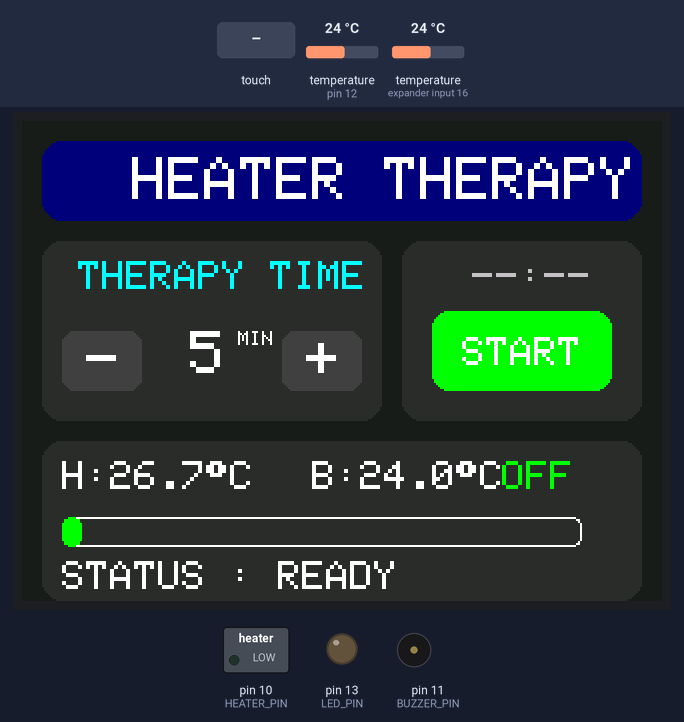
This sketch was run on a simulated Arduino Uno, built with avr-gcc and run on an emulated ATmega328P. Parts: 320×240 colour display, switched loads named in the sketch (green lamp = pin HIGH), output pins drawn as LEDs (lit = HIGH), buzzer (waves = sounding, pin HIGH). Inputs (shaded band) come from the test bench; at power-on: temperature (sensors on pin 12, expander input 16) 24 °C. Pins used as bus, display or sensor lines are not drawn.

Above: at 4.6 s.
4.7 s: touch panel pressed at 62 % / 30 % of its raw x / y range
At 7.8 s:
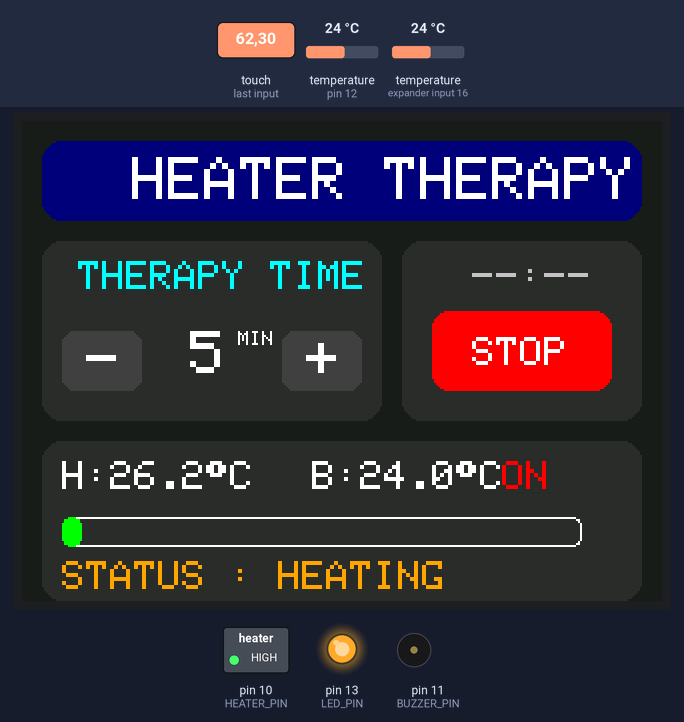
8.4 s: temperature (sensor on pin 12) set to 41 °C
At 9.3 s:
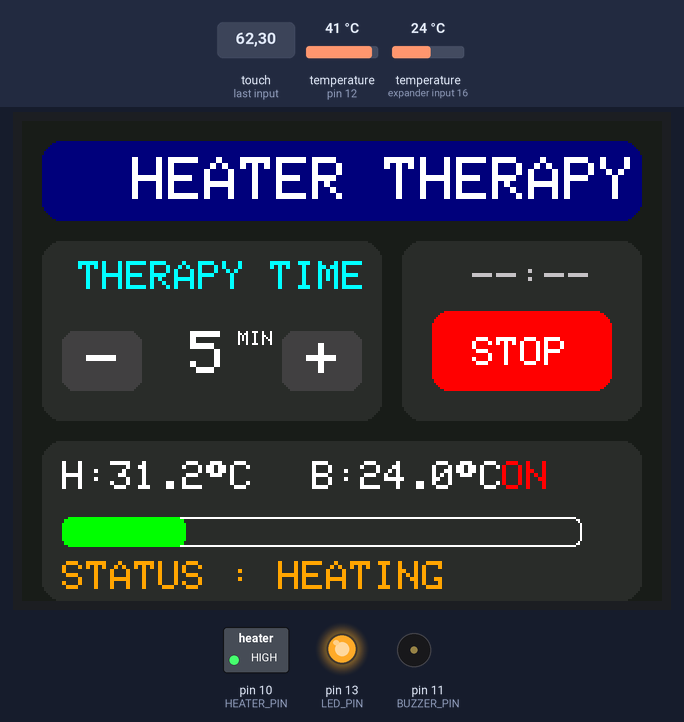
12.1 s: touch panel pressed at 62 % / 30 % of its raw x / y range
At 13.9 s:
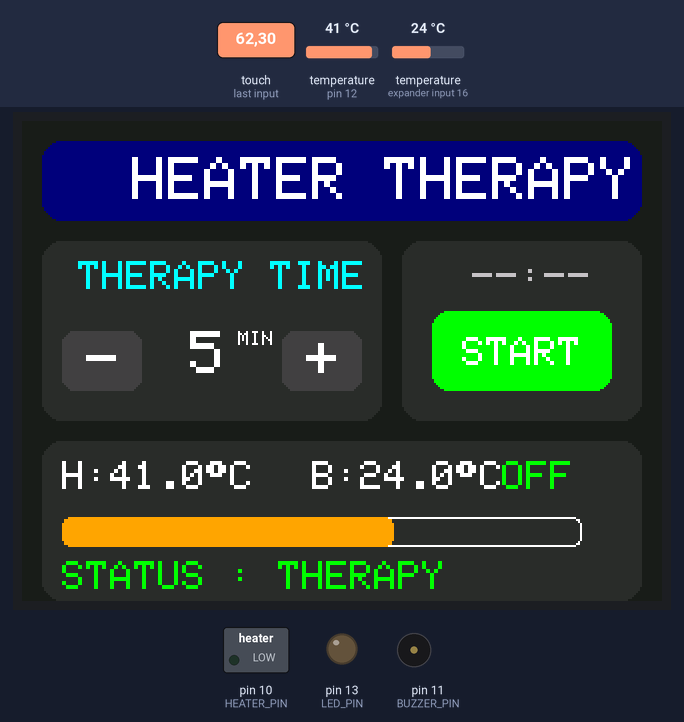
14.8 s: temperature (sensor on expander input 16) set to 12 °C
At 15.5 s:
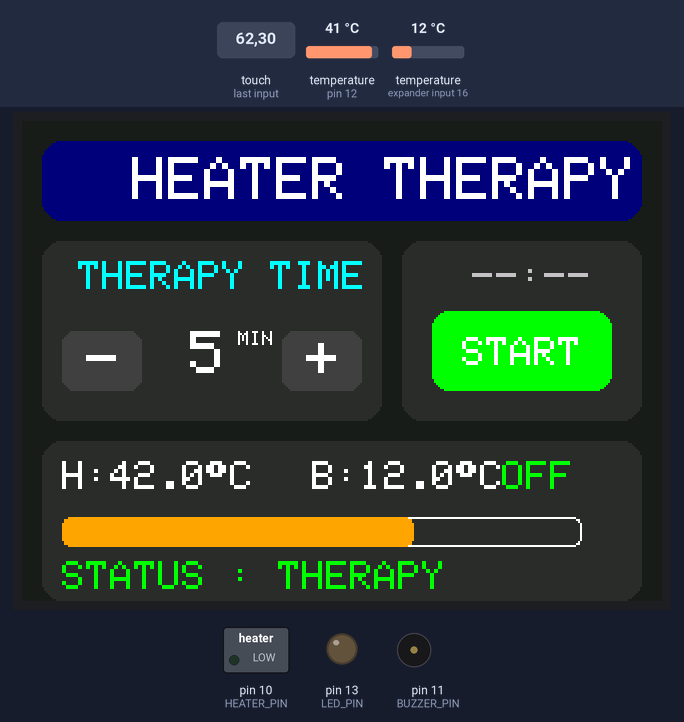
17.2 s: temperature (sensor on pin 12) set to 12 °C
At 17.9 s:
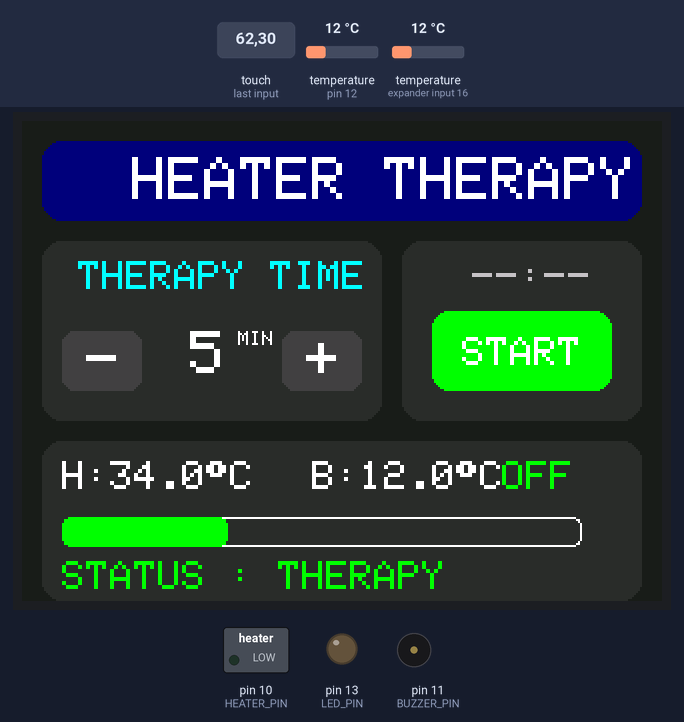
19.6 s: temperature (sensor on expander input 16) set to 19 °C
At 20.3 s:
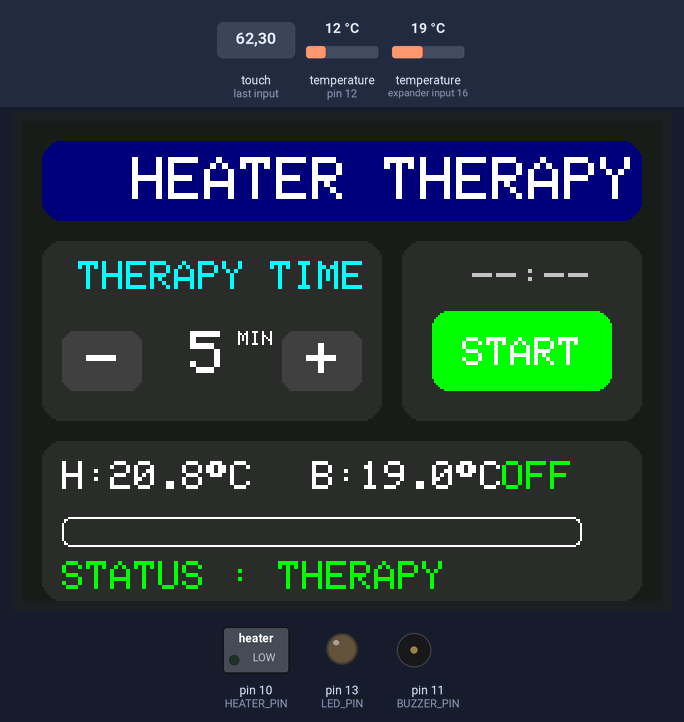
Timing chart, 0 to 22.6 s (numbered marks = the images above; inputs shaded):
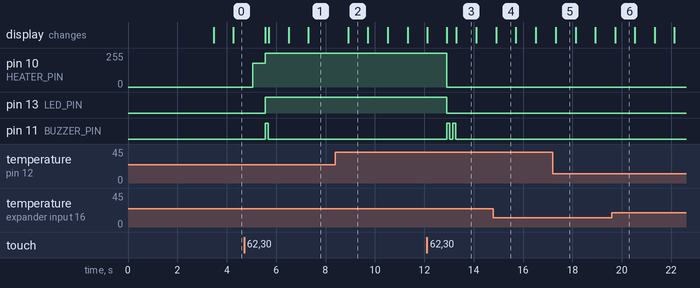

The sketch:

heater_therapy.ino
```cpp
// ======================================================
// HEATER THERAPY FINAL VERSION
// ======================================================
#include <Adafruit_GFX.h>
#include <MCUFRIEND_kbv.h>
#include <TouchScreen.h>
#include <OneWire.h>
#include <DallasTemperature.h>

MCUFRIEND_kbv tft;

// ================= PIN =================

#define HEATER_PIN     10
#define BUZZER_PIN     11
#define LED_PIN        13
#define ONE_WIRE_BUS   12

// ================= SENSOR =================

OneWire oneWire(ONE_WIRE_BUS);
DallasTemperature sensors(&oneWire);

// ================= TOUCH =================

#define MINPRESSURE 200
#define MAXPRESSURE 1000

const int XP = 6, XM = A2, YP = A1, YM = 7;

const int TS_LEFT = 212;
const int TS_RT   = 889;
const int TS_TOP  = 951;
const int TS_BOT  = 230;

TouchScreen ts = TouchScreen(XP, YP, XM, YM, 300);

// ================= COLOR =================

#define BLACK       0x0000
#define WHITE       0xFFFF
#define RED         0xF800
#define GREEN       0x07E0
#define BLUE        0x001F
#define CYAN        0x07FF
#define YELLOW      0xFFE0
#define ORANGE      0xFD20
#define NAVY        0x000F
#define DARKGREY    0x4208
#define LIGHTGREY   0xC618
#define BG          0x18E3
#define CARD        0x2965

// ================= SYSTEM =================

bool heaterOn = false;
bool heaterOutput = false;

bool timerRunning = false;
bool finished = false;

bool overheat = false;
bool overheatBeeped = false;

bool cycleMode = false;

bool lastTouchState = false;

// ================= TIMER =================

int timeOptions[3] = {5,10,20};

int timeIndex = 0;
int setTime = 5;

unsigned long startMillis = 0;
unsigned long lastDisplay = 0;
unsigned long lastTouchTime = 0;

// ================= HEATER CYCLE =================

unsigned long heaterMillis = 0;

bool heaterCycleState = true;

// ================= TEMPERATURE =================

float filteredTemp = 25;

#define TEMP_OFFSET        2.0

#define TARGET_TEMP        39
#define OVERHEAT_TEMP      50

// ======================================================
// TOUCH
// ======================================================

bool getTouch(int &x, int &y)
{
    TSPoint p = ts.getPoint();

    pinMode(YP, OUTPUT);
    pinMode(XM, OUTPUT);

    digitalWrite(YP, HIGH);
    digitalWrite(XM, HIGH);

    if (p.z < MINPRESSURE || p.z > MAXPRESSURE)
        return false;

    x = map(p.y, TS_TOP, TS_BOT, 0, tft.width());
    y = map(p.x, TS_RT, TS_LEFT, 0, tft.height());

    return true;
}

// ======================================================
// BUZZER
// ======================================================

void beepShort(int duration)
{
    digitalWrite(BUZZER_PIN,HIGH);
    delay(duration);
    digitalWrite(BUZZER_PIN,LOW);
}

void beepStart()
{
    beepShort(120);
}

void beepStop()
{
    beepShort(120);

    delay(120);

    beepShort(120);
}

void beepFinish()
{
    for(int i=0;i<3;i++)
    {
        beepShort(150);

        delay(150);
    }
}

void beepOverheat()
{
    digitalWrite(BUZZER_PIN,HIGH);

    delay(1200);

    digitalWrite(BUZZER_PIN,LOW);
}

// ======================================================
// SPLASH
// ======================================================

void showSplash()
{
    tft.fillScreen(BLACK);

    tft.fillRoundRect(20,25,280,190,12,NAVY);

    tft.setTextColor(CYAN);
    tft.setTextSize(3);

    tft.setCursor(45,45);
    tft.print("HEATER THERAPY");

    tft.drawFastHLine(40,80,240,LIGHTGREY);

    tft.setTextSize(2);
    tft.setTextColor(WHITE);

    tft.setCursor(60,110);
    tft.print("Amalia Stefhanny");

    tft.setCursor(48,140);
    tft.print("P2.20.40.1.23.003");

    tft.setTextSize(1);
    tft.setTextColor(LIGHTGREY);

    tft.setCursor(100,200);
    tft.print("Teknik Elektromedik");

    delay(3000);
}

// ======================================================
// UI
// ======================================================

void drawUI()
{
    tft.fillScreen(BG);

    tft.fillRoundRect(10,10,300,40,10,NAVY);

    tft.setTextColor(WHITE);
    tft.setTextSize(3);

    tft.setCursor(55,18);
    tft.print("HEATER THERAPY");

    // TIMER CARD
    tft.fillRoundRect(10,60,170,90,10,CARD);

    tft.setTextSize(2);
    tft.setTextColor(CYAN);

    tft.setCursor(28,70);
    tft.print("THERAPY TIME");

    // BUTTON -
    tft.fillRoundRect(20,105,40,30,6,DARKGREY);

    tft.setTextColor(WHITE);
    tft.setTextSize(3);

    tft.setCursor(32,108);
    tft.print("-");

    // BUTTON +
    tft.fillRoundRect(130,105,40,30,6,DARKGREY);

    tft.setCursor(142,108);
    tft.print("+");

    // START CARD
    tft.fillRoundRect(190,60,120,90,10,CARD);

    // STATUS CARD
    tft.fillRoundRect(10,160,300,80,10,CARD);
}

// ======================================================
// START BUTTON
// ======================================================

void drawStartButton()
{
    uint16_t color =
        heaterOn ? RED : GREEN;

    tft.fillRoundRect(205,95,90,40,8,color);

    tft.setTextColor(WHITE);
    tft.setTextSize(2);

    if(heaterOn)
    {
        tft.setCursor(225,108);
        tft.print("STOP");
    }
    else
    {
        tft.setCursor(220,108);
        tft.print("START");
    }
}

// ======================================================
// START HEATER
// ======================================================

void startHeater()
{
    if(filteredTemp >= OVERHEAT_TEMP)
    {
        beepOverheat();
        return;
    }

    heaterOn = true;
    heaterOutput = true;

    finished = false;

    overheat = false;
    overheatBeeped = false;

    cycleMode = false;

    timerRunning = false;

    startMillis = millis();

    heaterMillis = millis();

    heaterCycleState = true;

    // soft start
    analogWrite(HEATER_PIN,180);

    delay(500);

    analogWrite(HEATER_PIN,255);

    digitalWrite(LED_PIN,HIGH);

    drawStartButton();

    beepStart();
}

// ======================================================
// STOP HEATER
// ======================================================

void stopHeater()
{
    heaterOn = false;

    heaterOutput = false;

    timerRunning = false;

    analogWrite(HEATER_PIN,0);

    digitalWrite(LED_PIN,LOW);

    drawStartButton();
}

// ======================================================
// CONTROL
// ======================================================

void controlLogic(float t1)
{
    // =====================================
    // SENSOR ERROR
    // =====================================

    if(t1 == DEVICE_DISCONNECTED_C ||
       t1 < -20 ||
       t1 > 100)
    {
        stopHeater();

        overheat = true;

        return;
    }

    // =====================================
    // OVERHEAT
    // =====================================

    if(t1 >= OVERHEAT_TEMP)
    {
        stopHeater();

        overheat = true;

        if(!overheatBeeped)
        {
            beepOverheat();

            overheatBeeped = true;
        }

        return;
    }

    // =====================================
    // RESET OVERHEAT
    // =====================================

    if(overheat && t1 < 40)
    {
        overheat = false;

        overheatBeeped = false;
    }

    // =====================================
    // START TIMER
    // =====================================

    if(heaterOn &&
       !timerRunning &&
       t1 >= TARGET_TEMP)
    {
        timerRunning = true;

        startMillis = millis();
    }

    // =====================================
    // MASUK MODE CYCLING
    // =====================================

    if(heaterOn &&
       !cycleMode &&
       t1 >= TARGET_TEMP)
    {
        cycleMode = true;

        heaterMillis = millis();
    }

    // =====================================
    // FULL HEATING MODE
    // =====================================

    if(heaterOn && !cycleMode)
    {
        analogWrite(HEATER_PIN,255);

        heaterOutput = true;
    }

    // =====================================
    // CYCLING MODE
    // =====================================

    if(heaterOn && cycleMode)
    {
        unsigned long elapsed =
            millis() - heaterMillis;

        // ON 3 detik
        if(heaterCycleState)
        {
            analogWrite(HEATER_PIN,255);

            heaterOutput = true;

            if(elapsed >= 2000)
            {
                heaterCycleState = false;

                heaterMillis = millis();
            }
        }

        // OFF 10 detik
        else
        {
            analogWrite(HEATER_PIN,0);

            heaterOutput = false;

            if(elapsed >= 7500)
            {
                heaterCycleState = true;

                heaterMillis = millis();
            }
        }
    }
}

// ======================================================
// TIMER
// ======================================================

void updateTimer()
{
    if(timerRunning)
    {
        unsigned long elapsed =
            (millis() - startMillis)/1000;

        int remain =
            (setTime * 60) - elapsed;

        if(remain <= 0)
        {
            stopHeater();

            finished = true;

            beepFinish();
        }
    }
}

// ======================================================
// DISPLAY
// ======================================================

void updateDisplay(float t1, float t2)
{
    // TIMER DISPLAY
    tft.fillRect(68,100,55,30,CARD);

    tft.setTextColor(WHITE);
    tft.setTextSize(3);

    if(setTime == 5)
        tft.setCursor(84,105);
    else
        tft.setCursor(74,105);

    tft.print(setTime);

    tft.setTextSize(1);
    tft.print(" MIN");

    // TEMPERATURE
    tft.fillRect(20,170,260,20,CARD);

    tft.setTextSize(2);
    tft.setTextColor(WHITE);

    tft.setCursor(20,170);
    tft.print("H:");
    tft.print(t1,1);
    tft.print((char)247);
    tft.print("C");

    tft.setCursor(145,170);
    tft.print("B:");
    tft.print(t2,1);
    tft.print((char)247);
    tft.print("C");

    // HEATER STATUS
    tft.setCursor(240,170);

    if(heaterOutput)
    {
        tft.setTextColor(RED);
        tft.print("ON ");
    }
    else
    {
        tft.setTextColor(GREEN);
        tft.print("OFF");
    }

    // PROGRESS BAR
    int barWidth = map(t1,25,50,0,260);

    if(barWidth < 0) barWidth = 0;
    if(barWidth > 260) barWidth = 260;

    tft.fillRect(20,198,260,15,CARD);

    tft.drawRoundRect(20,198,260,15,4,WHITE);

    uint16_t barColor = GREEN;

    if(t1 >= 37)
        barColor = ORANGE;

    if(t1 >= 45)
        barColor = RED;

    tft.fillRoundRect(20,198,barWidth,15,4,barColor);

    // STATUS
    tft.fillRect(20,220,260,15,CARD);

    tft.setCursor(20,220);

    if(overheat)
    {
        tft.setTextColor(RED);
        tft.print("STATUS : OVERHEAT");
    }
    else if(finished)
    {
        tft.setTextColor(YELLOW);
        tft.print("STATUS : DONE");
    }
    else if(cycleMode)
    {
        tft.setTextColor(GREEN);
        tft.print("STATUS : THERAPY");
    }
    else if(heaterOn)
    {
        tft.setTextColor(ORANGE);
        tft.print("STATUS : HEATING");
    }
    else
    {
        tft.setTextColor(WHITE);
        tft.print("STATUS : READY");
    }

    // COUNTDOWN
    if(timerRunning)
    {
        unsigned long elapsed =
            (millis() - startMillis)/1000;

        int remain =
            (setTime * 60) - elapsed;

        int min = remain / 60;
        int sec = remain % 60;

        char buf[10];

        sprintf(buf,"%02d:%02d",min,sec);

        tft.fillRect(205,68,90,20,CARD);

        tft.setTextColor(CYAN);
        tft.setTextSize(2);

        tft.setCursor(220,70);
        tft.print(buf);
    }
    else
    {
        tft.fillRect(205,68,90,20,CARD);

        tft.setTextColor(LIGHTGREY);
        tft.setTextSize(2);

        tft.setCursor(225,70);
        tft.print("--:--");
    }
}

// ======================================================
// TOUCH
// ======================================================

void handleTouch(int tx, int ty)
{
    if(!heaterOn)
    {
        // BUTTON -
        if(tx>=20 && tx<=60 &&
           ty>=105 && ty<=135)
        {
            if(timeIndex > 0)
            {
                timeIndex--;

                setTime =
                    timeOptions[timeIndex];
            }
        }

        // BUTTON +
        if(tx>=130 && tx<=170 &&
           ty>=105 && ty<=135)
        {
            if(timeIndex < 2)
            {
                timeIndex++;

                setTime =
                    timeOptions[timeIndex];
            }
        }
    }

    // START STOP
    if(tx>=205 && tx<=295 &&
       ty>=95 && ty<=135)
    {
        if(!heaterOn)
        {
            startHeater();
        }
        else
        {
            stopHeater();

            beepStop();
        }
    }
}

// ======================================================
// SETUP
// ======================================================

void setup()
{
    Serial.begin(115200);

    pinMode(HEATER_PIN,OUTPUT);
    pinMode(BUZZER_PIN,OUTPUT);
    pinMode(LED_PIN,OUTPUT);

    digitalWrite(HEATER_PIN,LOW);
    digitalWrite(BUZZER_PIN,LOW);
    digitalWrite(LED_PIN,LOW);

    sensors.begin();

    uint16_t ID = tft.readID();

    if(ID == 0xD3D3)
        ID = 0x9486;

    tft.begin(ID);

    tft.setRotation(1);

    showSplash();

    drawUI();

    drawStartButton();
}

// ======================================================
// LOOP
// ======================================================

void loop()
{
    int tx, ty;

    // =====================================
    // SENSOR READ
    // =====================================

    sensors.requestTemperatures();

    float rawT1 =
        sensors.getTempCByIndex(0);

    float rawT2 =
        sensors.getTempCByIndex(1);

    // FILTER
    if(rawT1 > -20 && rawT1 < 100)
    {
        filteredTemp =
            (filteredTemp * 0.7) +
            (rawT1 * 0.3);
    }

    float t1 =
        filteredTemp + TEMP_OFFSET;

    float t2 = rawT2;

    if(rawT2 == DEVICE_DISCONNECTED_C)
    {
        t2 = 0;
    }

    // =====================================
    // TOUCH
    // =====================================

    bool currentTouch =
        getTouch(tx, ty);

    if(currentTouch &&
       !lastTouchState &&
       millis() - lastTouchTime > 250)
    {
        handleTouch(tx, ty);

        lastTouchTime = millis();
    }

    lastTouchState = currentTouch;

    // =====================================
    // SYSTEM
    // =====================================

    controlLogic(t1);

    updateTimer();

    // =====================================
    // LED STATUS
    // =====================================

    static unsigned long ledMillis = 0;
    static bool ledBlink = false;

    if(overheat)
    {
        if(millis() - ledMillis > 150)
        {
            ledBlink = !ledBlink;

            digitalWrite(LED_PIN,ledBlink);

            ledMillis = millis();
        }
    }
    else if(heaterOn && !heaterOutput)
    {
        if(millis() - ledMillis > 500)
        {
            ledBlink = !ledBlink;

            digitalWrite(LED_PIN,ledBlink);

            ledMillis = millis();
        }
    }
    else if(heaterOutput)
    {
        digitalWrite(LED_PIN,HIGH);
    }
    else
    {
        digitalWrite(LED_PIN,LOW);
    }

    // =====================================
    // DISPLAY
    // =====================================

    if(millis() - lastDisplay > 500)
    {
        updateDisplay(t1,t2);

        lastDisplay = millis();
    }
}
```

Measured:
- after the input at 4.7 s, pin 10 (HEATER_PIN): 0/255 → 180/255 after 0.35 s, → 255/255 0.50 s later; pin 13 (LED_PIN): LOW → HIGH after 0.85 s; pin 11 (BUZZER_PIN): LOW → HIGH after 0.85 s, → LOW 0.12 s later; the display: first changes after 0.85 s (image 1 shows a later state)
- after the input at 12.1 s, pin 10 (HEATER_PIN): 255/255 → 0/255 after 0.81 s; pin 13 (LED_PIN): HIGH → LOW after 0.81 s; pin 11 (BUZZER_PIN): alternates HIGH for 0.12 s and LOW for 0.12 s, 4 changes in all, then stays LOW, starting after 0.81 s
- what the display in image 2 shows lasts 0.8 s, from 8.9 s to 9.7 s
